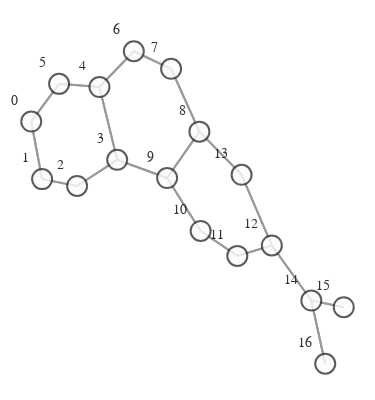

The notebook cell saved with this chart:
### Markdown cell above
# VISUALIZATION

### Code cell
def create_graph(graph):
    g = to_networkx(graph)
    pos = nx.spring_layout(g)
    vis = GraphVisualization(
        g,
        pos,
        node_text_position="top left",
        node_size=20,
    )
    fig = vis.create_figure()
    return fig


fig = create_graph(dataset[0])
fig.show()

### Figure 1 — Plotly figure (JSON) as saved in the notebook; plotly's stock layout.template omitted (floating-point values rounded to 4 significant figures)
{"data": [{"hoverinfo": "none", "line": {"color": "#808080", "width": 2}, "mode": "lines", "opacity": 0.8, "type": "scatter", "x": [-0.8876, -0.8221, null, -0.8876, -0.7193, null, -0.8221, -0.8876, null, -0.8221, -0.6106, null, -0.6106, -0.8221, null, -0.6106, -0.3685, null, -0.3685, -0.6106, null, -0.3685, -0.4757, null, -0.3685, -0.06702, null, -0.4757, -0.3685, null, -0.4757, -0.7193, null, -0.4757, -0.268, null, -0.7193, -0.8876, null, -0.7193, -0.4757, null, -0.268, -0.4757, null, -0.268, -0.04288, null, -0.04288, -0.268, null, -0.04288, 0.1282, null, 0.1282, -0.04288, null, 0.1282, -0.06702, null, 0.1282, 0.383, null, -0.06702, -0.3685, null, -0.06702, 0.1282, null, -0.06702, 0.1357, null, 0.1357, -0.06702, null, 0.1357, 0.3572, null, 0.3572, 0.1357, null, 0.3572, 0.5656, null, 0.5656, 0.3572, null, 0.5656, 0.383, null, 0.5656, 0.8041, null, 0.383, 0.1282, null, 0.383, 0.5656, null, 0.8041, 0.5656, null, 0.8041, 1, null, 0.8041, 0.8881, null, 1, 0.8041, null, 0.8881, 0.8041, null], "y": [0.1755, 0.01339, null, 0.1755, 0.2817, null, 0.01339, 0.1755, null, 0.01339, -0.005964, null, -0.005964, 0.01339, null, -0.005964, 0.06778, null, 0.06778, -0.005964, null, 0.06778, 0.2728, null, 0.06778, 0.01638, null, 0.2728, 0.06778, null, 0.2728, 0.2817, null, 0.2728, 0.3736, null, 0.2817, 0.1755, null, 0.2817, 0.2728, null, 0.3736, 0.2728, null, 0.3736, 0.3242, null, 0.3242, 0.3736, null, 0.3242, 0.1471, null, 0.1471, 0.3242, null, 0.1471, 0.01638, null, 0.1471, 0.02559, null, 0.01638, 0.06778, null, 0.01638, 0.1471, null, 0.01638, -0.1327, null, -0.1327, 0.01638, null, -0.1327, -0.2029, null, -0.2029, -0.1327, null, -0.2029, -0.1735, null, -0.1735, -0.2029, null, -0.1735, 0.02559, null, -0.1735, -0.3287, null, 0.02559, 0.1471, null, 0.02559, -0.1735, null, -0.3287, -0.1735, null, -0.3287, -0.3475, null, -0.3287, -0.5067, null, -0.3475, -0.3287, null, -0.5067, -0.3287, null]}, {"hoverinfo": "text", "marker": {"color": "#fcfcfc", "colorbar": {"thickness": 15, "title": {"side": "right", "text": ""}, "xanchor": "left"}, "colorscale": [[0, "rgb(255,255,217)"], [0.125, "rgb(237,248,177)"], [0.25, "rgb(199,233,180)"], [0.375, "rgb(127,205,187)"], [0.5, "rgb(65,182,196)"], [0.625, "rgb(29,145,192)"], [0.75, "rgb(34,94,168)"], [0.875, "rgb(37,52,148)"], [1, "rgb(8,29,88)"]], "line": {"color": "#333333", "width": 2}, "reversescale": false, "showscale": false, "size": 20}, "mode": "markers+text", "opacity": 0.8, "text": ["0", "1", "2", "3", "4", "5", "6", "7", "8", "9", "10", "11", "12", "13", "14", "15", "16"], "textfont": {"color": "#000000", "family": "Arial", "size": 14}, "textposition": "top left", "type": "scatter", "x": [-0.8876, -0.8221, -0.6106, -0.3685, -0.4757, -0.7193, -0.268, -0.04288, 0.1282, -0.06702, 0.1357, 0.3572, 0.5656, 0.383, 0.8041, 1, 0.8881], "y": [0.1755, 0.01339, -0.005964, 0.06778, 0.2728, 0.2817, 0.3736, 0.3242, 0.1471, 0.01638, -0.1327, -0.2029, -0.1735, 0.02559, -0.3287, -0.3475, -0.5067]}], "layout": {"autosize": false, "height": 400, "hovermode": "closest", "margin": {"b": 5, "l": 0, "r": 0, "t": 20}, "paper_bgcolor": "rgba(255,255,255,255)", "plot_bgcolor": "rgba(0,0,0,0)", "scene": {"xaxis": {"autorange": true, "showgrid": false, "showline": false, "showticklabels": false, "ticks": "", "visible": false, "zeroline": false}, "yaxis": {"autorange": true, "showgrid": false, "showline": false, "showticklabels": false, "ticks": "", "visible": false, "zeroline": false}, "zaxis": {"autorange": true, "showgrid": false, "showline": false, "showticklabels": false, "ticks": "", "visible": false, "zeroline": false}}, "showlegend": false, "title": {"font": {"size": 16}, "text": ""}, "width": 375, "xaxis": {"autorange": true, "showgrid": false, "showline": false, "showticklabels": false, "ticks": "", "visible": false, "zeroline": false}, "yaxis": {"autorange": true, "showgrid": false, "showline": false, "showticklabels": false, "ticks": "", "visible": false, "zeroline": false}}}
